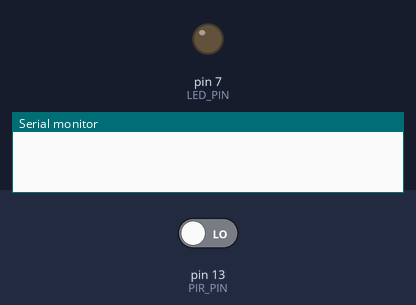
The sketch below on a simulated Arduino Uno, built with avr-gcc and run on an emulated ATmega328P. Shown: output pins drawn as LEDs (lit = HIGH), the last lines printed to the serial monitor. Inputs (shaded band) come from the test bench; at power-on: pin 13 (PIR_PIN) LOW.

Above: at 1.2 s.
1.3 s: pin 13 (PIR_PIN) driven HIGH
At 1.8 s:
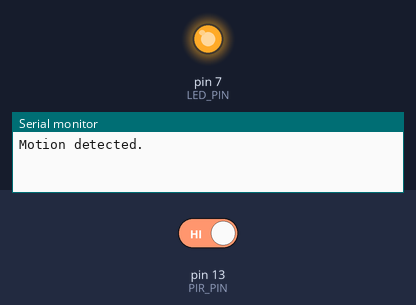
2.8 s: pin 13 (PIR_PIN) driven LOW
At 4.2 s:
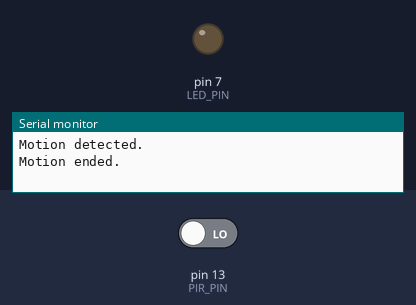
Timing chart, 0 to 5.8 s (numbered marks = the images above; inputs shaded):
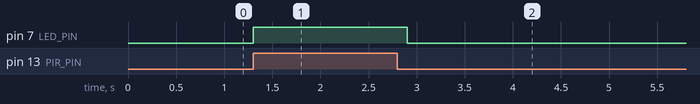

The sketch:

testpir.ino
```cpp
#define LED_PIN 7
#define PIR_PIN 13

int calibrationTime = 30;
long unsigned int lowIn;
long unsigned int pause = 100;
boolean lockLow = true;
boolean takeLowTime;
int PIRValue = 0;

void setup()
{
  pinMode(LED_PIN, OUTPUT);
  pinMode(PIR_PIN, INPUT);
  Serial.begin(9600);
}

void loop()
{
  PIRSensor();
}

void PIRSensor()
{
  if (digitalRead(PIR_PIN) == HIGH)
  {
    if (lockLow)
    {
      PIRValue = 1;
      lockLow = false;
      Serial.println("Motion detected.");
      digitalWrite(LED_PIN, HIGH);
      delay(50);
    }
    takeLowTime = true;
  }
  if (digitalRead(PIR_PIN) == LOW)
  {
    if (takeLowTime)
    {
      lowIn = millis();
      takeLowTime = false;
    }
    if (!lockLow && millis() - lowIn > pause)
    {
      PIRValue = 0;
      lockLow = true;
      Serial.println("Motion ended.");
      digitalWrite(LED_PIN, LOW);
      delay(50);
    }
  }
}
```

Measured:
- after the input at 1.3 s, pin 7 (LED_PIN): LOW → HIGH at once
- after the input at 2.8 s, pin 7 (LED_PIN): HIGH → LOW after 0.10 s
